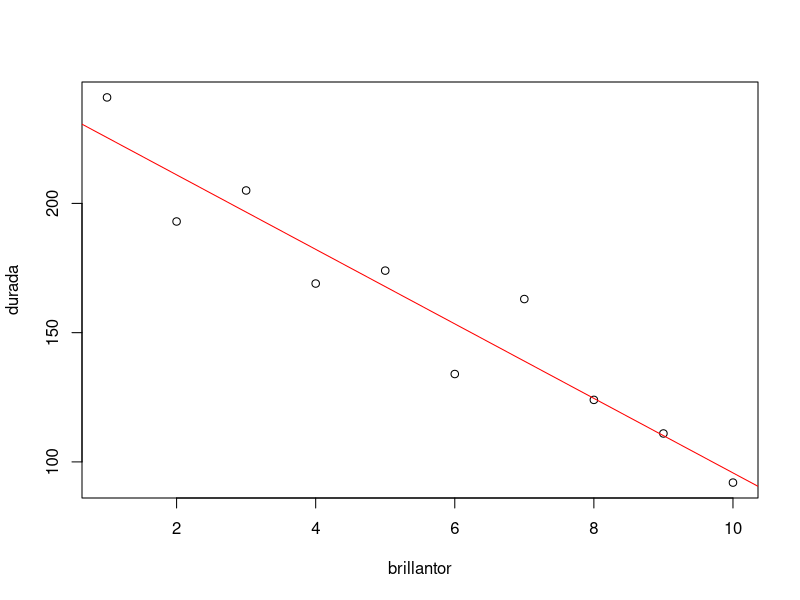

The R script that drew this image:
#Dades
brillantor = c(1, 2, 3, 4, 5, 6, 7, 8, 9, 10)
durada = c(241, 193, 205, 169, 174, 134, 163, 124, 111, 92)

#Model lineal
mod = lm(durada~brillantor)
summary(mod)

#Grafics
plot(brillantor, durada)
abline(mod, col='red')
